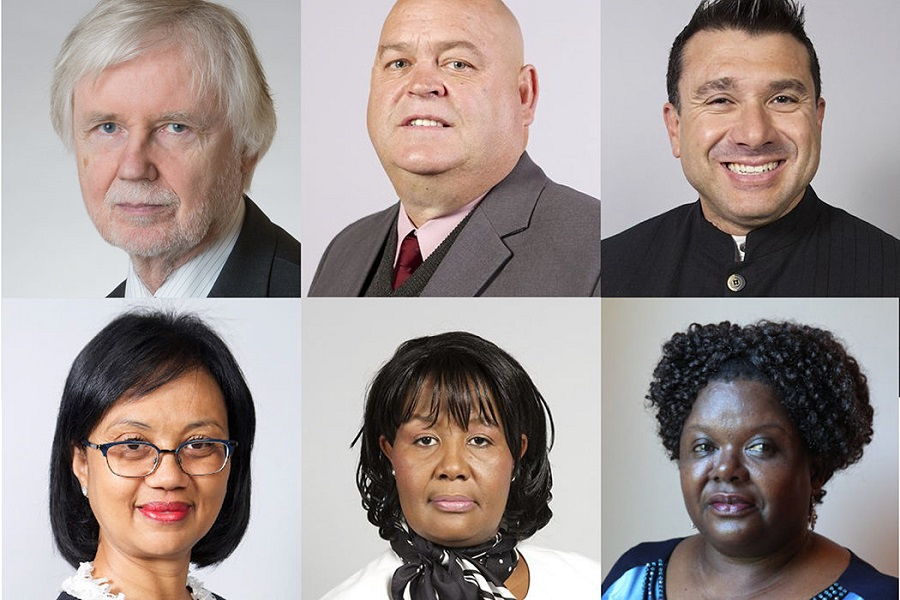
#> input picture abc.jpg, 900 x 600 px
$ python image_det.py
#> lines starting #> are read from the running program, lines starting #| are printed output that depends on the picture
import cv2
from random import randrange
trained_face_data = cv2.CascadeClassifier('haarcascade_frontalface_default.xml')

#Read the image
image = cv2.imread('abc.jpg')
#> image is the input picture: shape (600, 900, 3); mean B, G, R 141.5, 144.5, 156.2

#Convert to Grayscale
grayscaled_image = cv2.cvtColor(image, cv2.COLOR_BGR2GRAY)
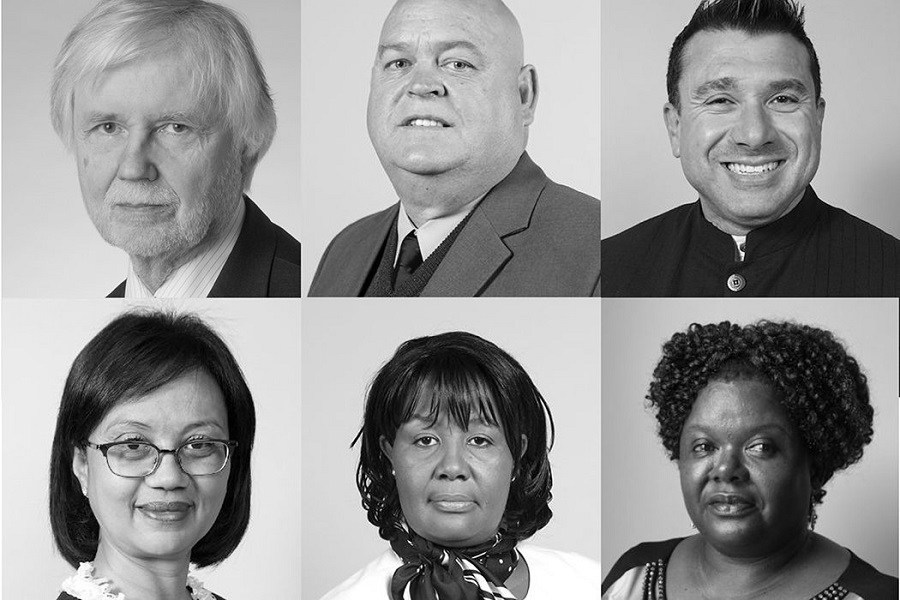
#> grayscaled_image: shape (600, 900); min 0, max 255, mean 147.7

#Detect face
face_coordinates = trained_face_data.detectMultiScale(grayscaled_image)
#> face_coordinates = [[662, 391, 135, 135], [75, 381, 170, 170], [359, 6, 144, 144], [45, 56, 184, 184], [666, 28, 176, 176], [373, 380, 156, 156]]
print("Found {0} Face!".format(len(face_coordinates)))
#| Found 6 Face!

# Draw rectangle around face
for (x, y, w, h) in face_coordinates:
    # (0,0,0) change for color / ,4) change thickness randrange is used for random color change
#> (the run stopped early here; a loop or call above may not have finished)

$ run again, with Beard.jpg copied over abc.jpg
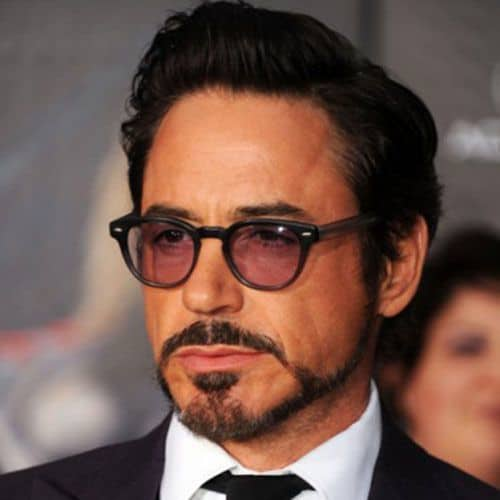
#> input picture Beard.jpg, 500 x 500 px
#> image is the input picture: shape (500, 500, 3); mean B, G, R 75.5, 85.1, 113.8
#> `grayscaled_image = cv2.cvtColor(image, cv2.COLOR_BGR2GRAY)`:
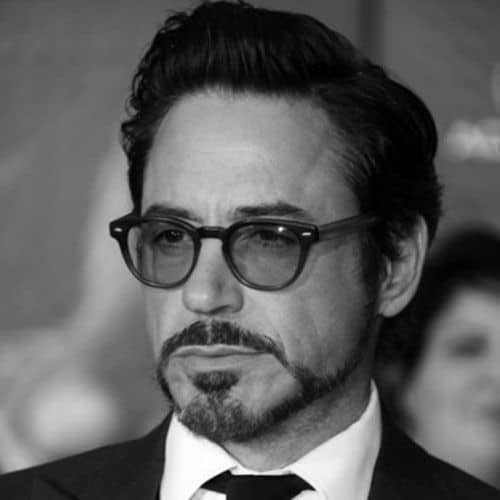
#> grayscaled_image: shape (500, 500); min 0, max 255, mean 92.6
#> face_coordinates = [[60, 118, 331, 331]]
#| Found 1 Face!
